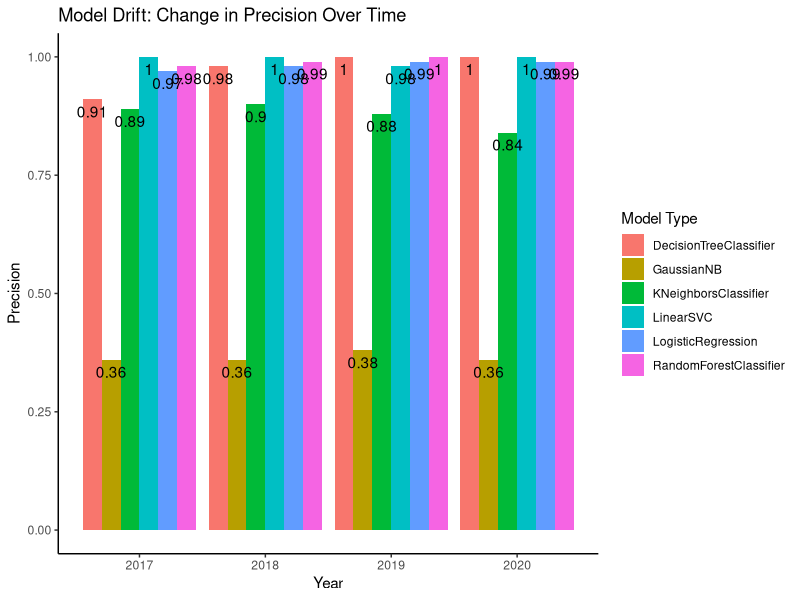
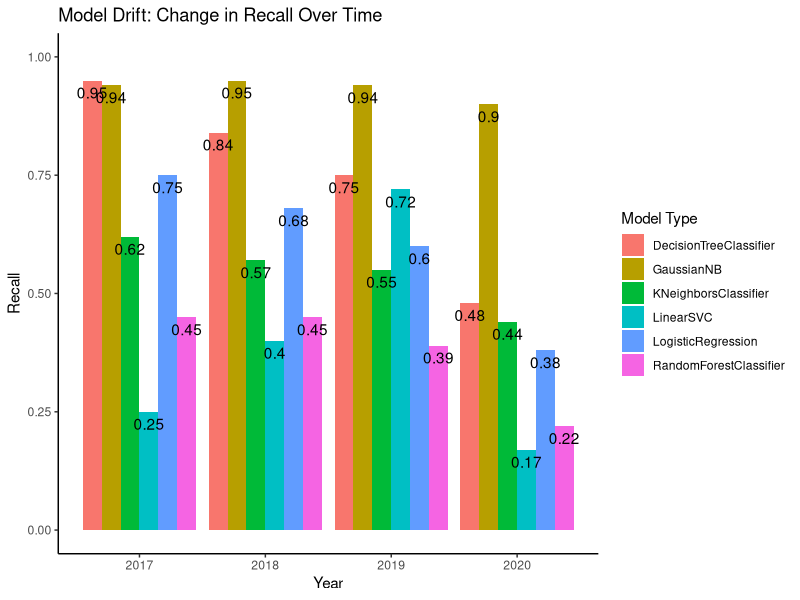

Reproduce these figures in R, in order.
## ---- chunk 1
knitr::opts_chunk$set(echo = TRUE)
## ---- chunk 2
#Used Contains syntax from here: https://stackoverflow.com/questions/25923392/select-columns-based-on-string-match-dplyrselect

library(tidyverse)
fd <- read.csv("../final_data/combined_2020_results.csv")
fd <- fd %>%
  select(-c(X, params))

precision <- fd %>%
  select(contains("precision")|"model_type") %>%
  pivot_longer(!model_type, names_to="year", values_to="precision") %>%
  #pivot_wider(names_from="model_type", values_from = "precision") %>%
  mutate(year = str_sub(year, 11, 15)) %>%
  mutate(year = as.numeric(year)) %>%
  mutate(precision = round(precision, 2))

recall <- fd %>%
  select(contains("recall")|"model_type") %>%
  pivot_longer(!model_type, names_to="year", values_to="recall") %>%
  #pivot_wider(names_from="model_type", values_from = "precision") %>%
  mutate(year = str_sub(year, 8, 12)) %>%
  mutate(year = as.numeric(year)) %>%
  mutate(recall = round(recall, 2))

fd <- fd %>%
  pivot_longer(!model_type, names_to="year", values_to="values") %>%
  mutate(year = str_sub(year, start = -4)) 
fd
## ---- chunk 3
#Help getting aes order and color from: https://www.biostars.org/p/362024/
#Help With titles:https://www.r-graph-gallery.com/239-custom-layout-legend-ggplot2.html and https://www.datanovia.com/en/blog/ggplot-legend-title-position-and-labels/
# Removing background: https://felixfan.github.io/ggplot2-remove-grid-background-margin/
#labelling bars: https://r-graphics.org/recipe-bar-graph-labels

ggplot(data=precision, aes(x=year, y = precision, fill=model_type)) + 
  geom_bar(position = "dodge", stat = "identity") +
  theme_bw() + labs(x="Year", y="Precision", fill="Model Type", title = "Model Drift: Change in Precision Over Time") +
  theme(panel.border = element_blank(), panel.grid.major = element_blank(), 
        panel.grid.minor = element_blank(), axis.line = element_line(colour = "black")) + 
  geom_text(aes(label=precision), position=position_dodge(.9), vjust=1.5) + ylim(0, 1)
## ---- chunk 4

ggplot(data=recall, aes(x=year, y = recall, fill=model_type)) + 
  geom_bar(position = "dodge", stat = "identity") +
  theme_bw() + labs(x="Year", y="Recall", fill="Model Type", title = "Model Drift: Change in Recall Over Time") +
  theme(panel.border = element_blank(), panel.grid.major = element_blank(), 
        panel.grid.minor = element_blank(), axis.line = element_line(colour = "black")) + 
  geom_text(aes(label=recall), position=position_dodge(.9), vjust=1.5) + ylim(0, 1)
